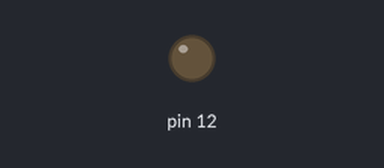
Bench run of a sketch on a simulated Arduino Uno, built with avr-gcc and run on an emulated ATmega328P. Parts: output pins drawn as LEDs (lit = HIGH).

Above: at 1.0 s.
At 3.0 s:
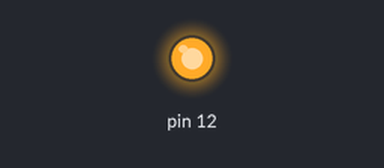
Timing chart, 0 to 5.2 s (numbered marks = the images above):
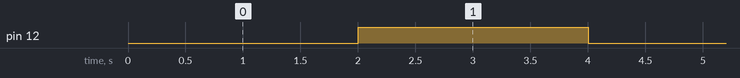

The sketch:

MOSFET_Test.ino
```cpp
void setup()
{
	pinMode(12,OUTPUT);
  /* add setup code here */

}

void loop()
{
	delay(2000);
	digitalWrite(12,HIGH);
	delay(2000);
	digitalWrite(12,LOW);
  /* add main program code here */

}
```

Measured:
- by itself, pin 12: alternates HIGH for 2.0 s and LOW for 2.0 s
